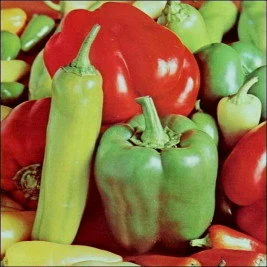
#> input picture Test2.jpg.webp, 267 x 267 px, given in place of the camera
$ python Canny.py
#> lines starting #> are read from the running program, lines starting #| are printed output that depends on the picture; after the words box and inside, x2 and y2 are one past the last pixel; in counts of white or black regions, pixels touching at a corner belong together
import cv2;
import numpy as np

cap = cv2.VideoCapture(0)

if cap.isOpened():
    while True:
        ret,frame = cap.read()
#> frame is the input picture: shape (267, 267, 3); mean B, G, R 64.9, 112.6, 145.1
        gray = cv2.cvtColor(frame,cv2.COLOR_BGR2GRAY)
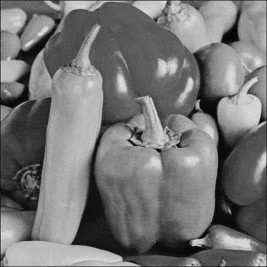
#> gray: shape (267, 267); min 2, max 227, mean 116.9
        Gauss = cv2.GaussianBlur(gray,(7,7),1)
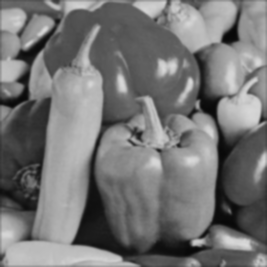
#> Gauss: shape (267, 267); min 7, max 217, mean 117.1
        Canny = cv2.Canny(Gauss,100,200)
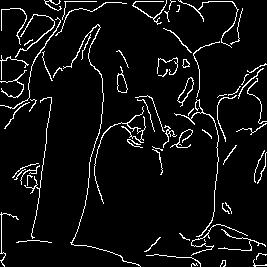
#> Canny: shape (267, 267); 6% white in thin lines or dots
        # cv2.imshow('camera',Canny)
        cv2.imshow('camera',Gauss)
        if cv2.waitKey(1) & 0xFF == ord('q'):
#> (key q is pressed here)
            break

cap.release()
cv2.destroyAllWindows()

$ run again, on Test3.png.webp
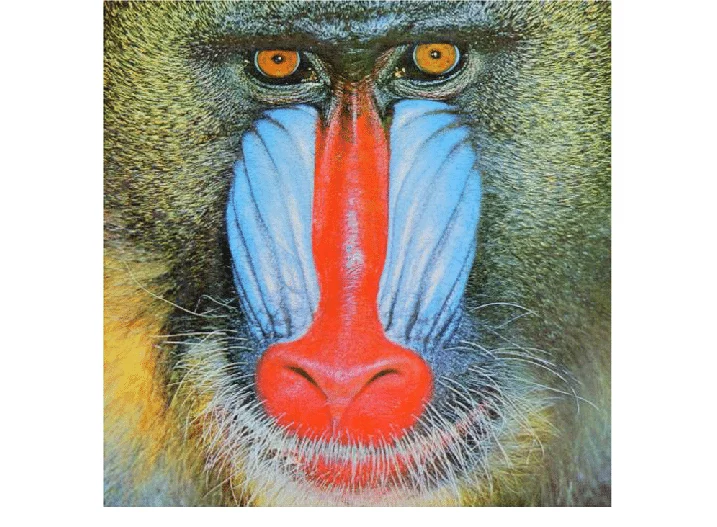
#> input picture Test3.png.webp, 717 x 527 px, given in place of the camera
#> frame is the input picture: shape (527, 717, 3); mean B, G, R 158.6, 169.3, 175.1
#> `gray = cv2.cvtColor(frame,cv2.COLOR_BGR2GRAY)`:
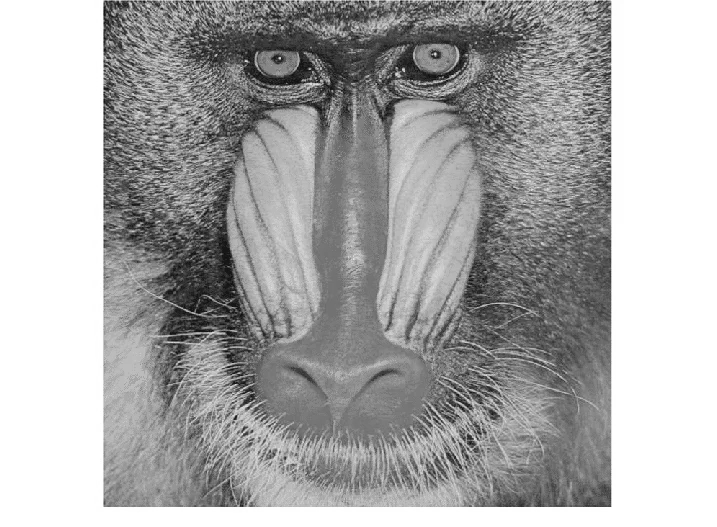
#> gray: shape (527, 717); min 13, max 255, mean 169.8
#> `Canny = cv2.Canny(Gauss,100,200)`:
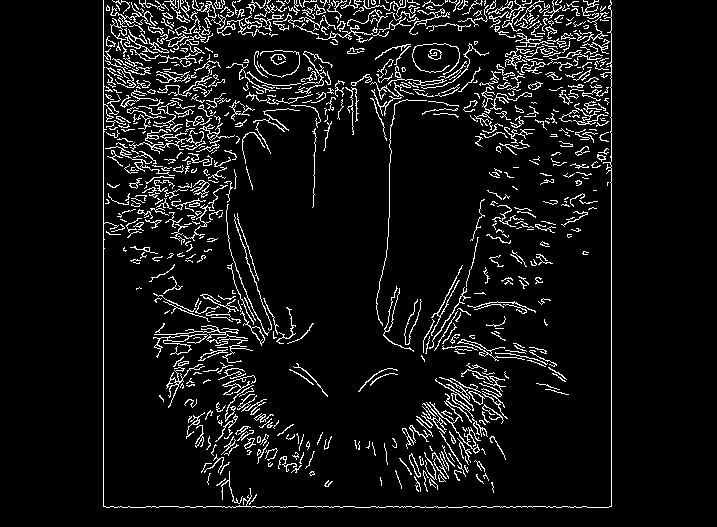
#> Canny: shape (527, 717); 7.4% white in thin lines or dots, all inside (x1, y1, x2, y2) = (103, 0, 612, 508)
